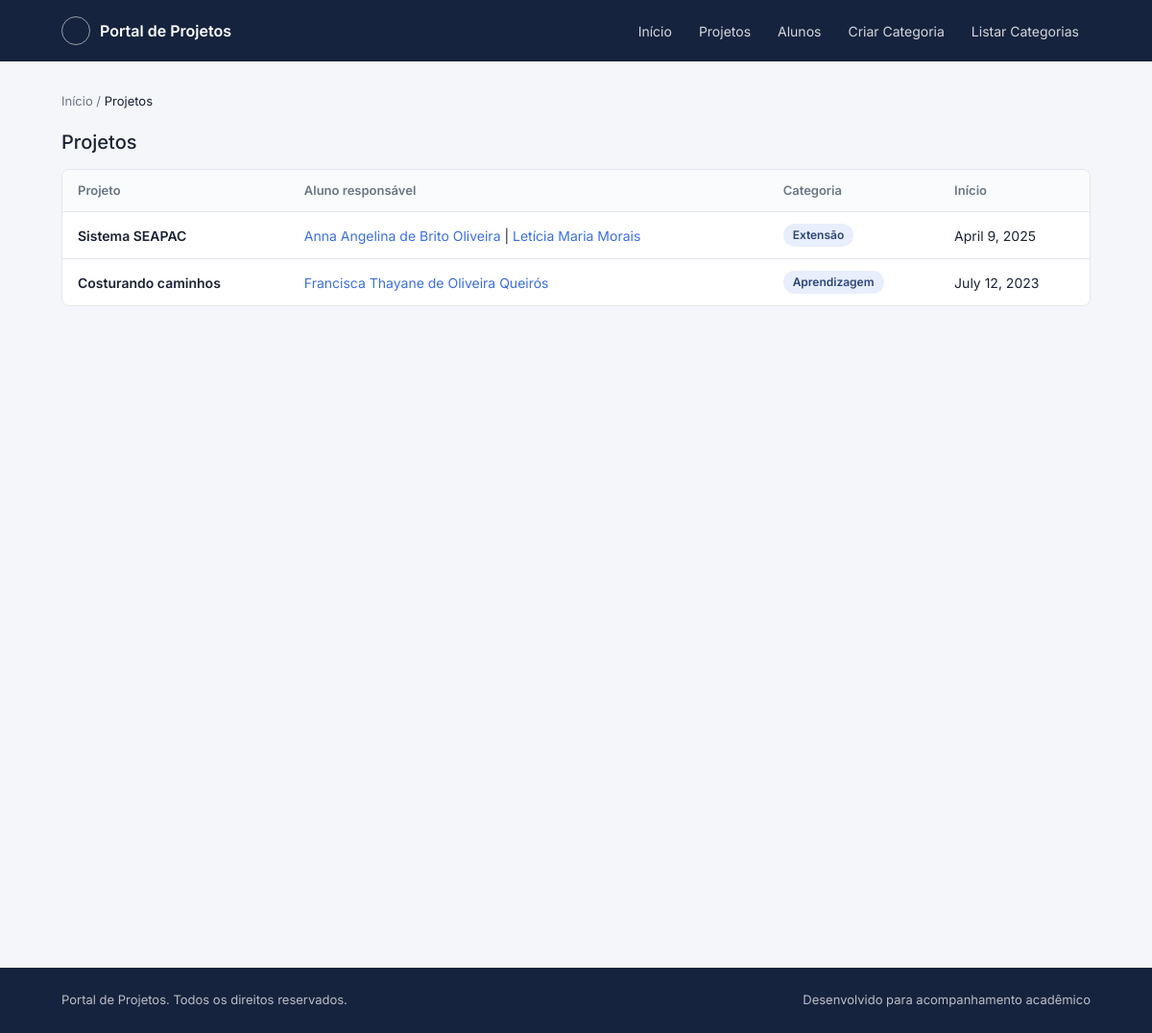
Before: /extensao/projetos_lista/ with the older database file.
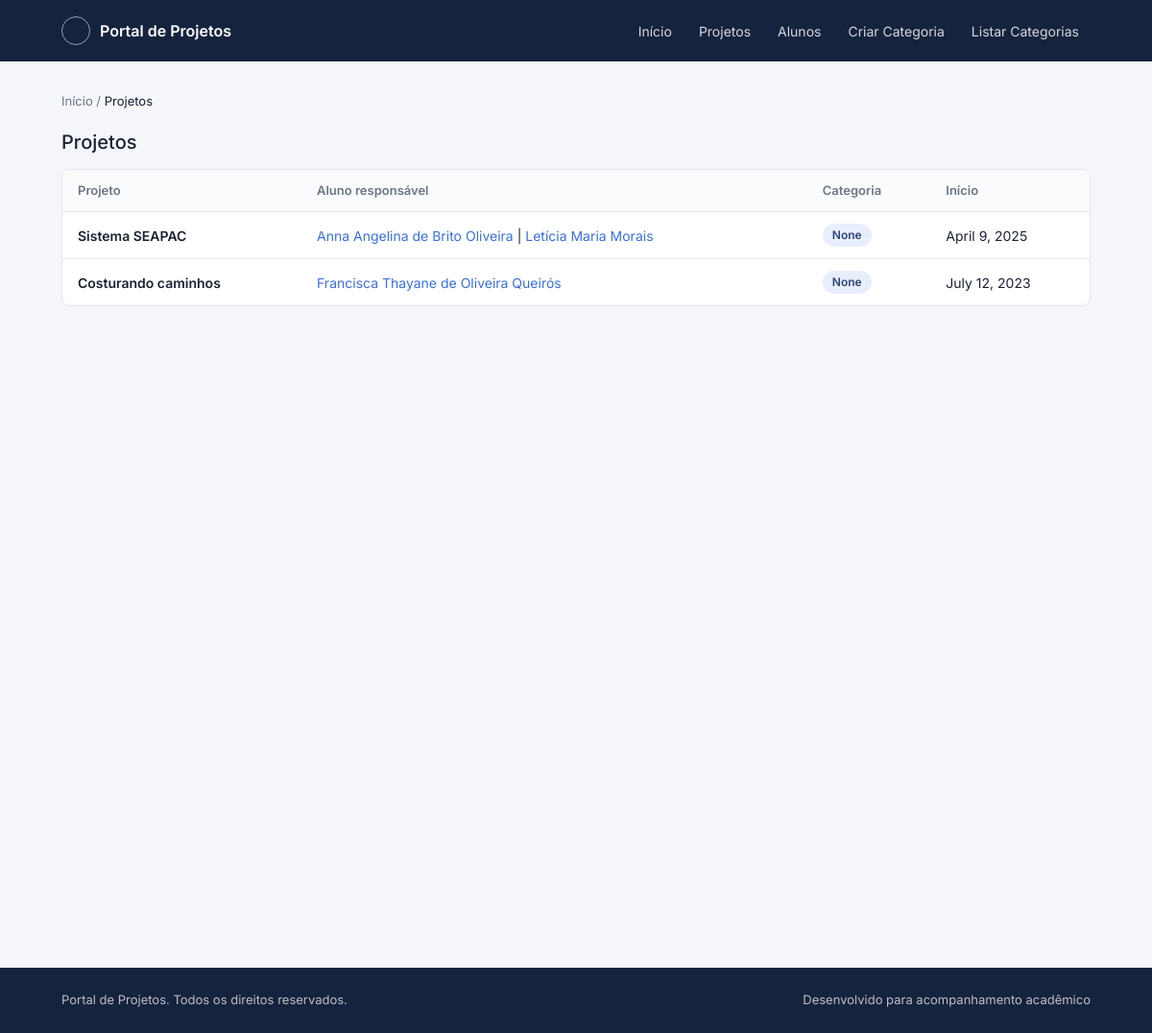
After: the same page with the newer database file.
### extensao/models.py (models this page shows, shortened)
class Projeto(models.Model):
    titulo = models.CharField(max_length=150)
    descricao = models.TextField()
    data_inicio = models.DateField()
    categoria = models.ForeignKey(Categoria, on_delete=models.PROTECT, related_name='projeto', null=True, blank=True)
    equipe = models.ManyToManyField(Aluno, related_name='projeto')

class Aluno(models.Model):
    nome = models.CharField(max_length=100)
    matricula = models.CharField(max_length=14)

class Categoria(models.Model):
    nome = models.CharField(max_length=50)
    def __str__(self):
        return self.nome

### extensao/views.py (the view)
# urls.py: path('projetos_lista/', projetos_lista, name='projetos_lista'),
def projetos_lista(request):
    projetos = Projeto.objects.all()
    return render(request, 'extensao/lista_projetos.html', {'projetos': projetos})

### extensao/templates/extensao/lista_projetos.html (shortened to what this page needs)
{% extends "base.html" %}
{% load static %}
{% block conteudo %}
<div class="pagina">
    <nav class="migalhas" aria-label="Trilha de navegação">
    <a href="{% url 'home' %}">Início</a> / <span aria-current="page">Projetos</span>
    </nav>
    <div class="secao__cabecalho">
    <h2>Projetos</h2>
    </div>
    <div class="tabela-wrap">
    <table class="lista">
        <thead>
            <tr>
                <th>Projeto</th>
                <th>Aluno responsável</th>
                <th>Categoria</th>
                <th>Início</th>
            </tr>
        </thead>
        {% if projetos %}
            <tbody>
                {% for projeto in projetos %}
                    <tr>
                        <td><a class="link-linha" href="{% url 'detalhes_projeto' projeto.id %}">{{ projeto.titulo }}</a></td>
                            <td>
                                {% for p in projeto.equipe.all %}
                                    {% if forloop.last %}
                                        <a href="{% url 'aluno_detalhes' p.id %}">{{ p.nome }}</a>
                                    {% else %}
                                        <a href="{% url 'aluno_detalhes' p.id %}">{{ p.nome }}</a> |
                                    {% endif %}
                                {% endfor %}
                            </td>
                        <td>
                            <span class="situacao situacao--andamento">{{ projeto.categoria }}</span>
                        </td>
                        <td>{{ projeto.data_inicio }}</td>
                    </tr>
                {% endfor %}
            </tbody>
        {% else %}
            <h3>Não há projetos cadastrados</h3>
        {% endif %}
    </table>
    </div>
</div>
{% endblock %}

### templates/base.html (shortened to what this page needs)
{% load static %}
<!DOCTYPE html>
<html lang="pt-br">
<head>
  <link rel="stylesheet" href="https://cdn.jsdelivr.net/npm/bootstrap@4.0.0/dist/css/bootstrap.min.css">
  <link rel="stylesheet" href="{% static 'css/style.css' %}">
</head>
<body>
  <div class="pagina">
    <header class="cabecalho">
      <div class="cabecalho__barra">
        <a class="marca" href="{% url 'home' %}">
          <span class="marca__selo" aria-hidden="true"></span>
          Portal de Projetos
        </a>
        <nav class="nav-principal" aria-label="Navegação principal">
          <a href="{% url 'home' %}">Início</a>
          <a href="{% url 'projetos_lista' %}">Projetos</a>
          <a href="{% url 'alunos_lista' %}" >Alunos</a>
          <a href="{% url 'criar_categoria' %}" >Criar Categoria</a>
          <a href="{% url 'listar_categorias' %}" >Listar Categorias</a>
        </nav>
      </div>
    </header>
    <main id="conteudo-principal" class="conteudo">
      {% block conteudo %}
      {% endblock %}
    </main>
    <footer class="rodape">
      <div class="rodape__barra">
        <span>Portal de Projetos. Todos os direitos reservados.</span>
        <span>Desenvolvido para acompanhamento acadêmico</span>
      </div>
    </footer>
  </div>
</body>
</html>

### static/css/style.css (style rules this page uses)
:root { --azul-900: #16233e; --azul-800: #1f3357; --azul-700: #2c4577; --azul-500: #3b6fe0; --azul-100: #e8eefc; --fundo: #f4f6f9; --cartao: #ffffff; --borda: #e2e6ed; --texto: #1a2233; --texto-muted: #6b7684; --sucesso: #2f9e63; --sucesso-fundo: #e6f6ee; --alerta: #c96a1f; --alerta-fundo: #fbeee1; --pendente: #6b7684; --pendente-fundo: #eef0f3; --raio: 8px; --sombra: 0 1px 3px rgba(22, 35, 62, 0.08); --fonte: "Inter", -apple-system, BlinkMacSystemFont, "Segoe UI", sans-serif; }
* { box-sizing: border-box; }
html, body { margin: 0; padding: 0; }
body { font-family: var(--fonte); background: var(--fundo); color: var(--texto); line-height: 1.5; -webkit-font-smoothing: antialiased; }
a { color: var(--azul-500); text-decoration: none; }
.pagina { min-height: 100vh; display: flex; flex-direction: column; }
.conteudo { flex: 1; width: 100%; max-width: 1120px; margin: 0 auto; padding: 32px 24px 64px; }
.cabecalho { background: var(--azul-900); color: #fff; }
.cabecalho__barra { max-width: 1120px; margin: 0 auto; padding: 0 24px; height: 64px; display: flex; align-items: center; justify-content: space-between; gap: 24px; }
.marca { display: flex; align-items: center; gap: 10px; color: #fff; font-weight: 600; font-size: 16px; white-space: nowrap; }
.marca__selo { width: 30px; height: 30px; border-radius: 50%; border: 1.5px solid rgba(255, 255, 255, 0.55); display: flex; align-items: center; justify-content: center; font-size: 13px; flex-shrink: 0; }
.nav-principal { display: flex; gap: 4px; flex-wrap: wrap; }
.nav-principal a { color: rgba(255, 255, 255, 0.82); font-size: 14px; padding: 8px 12px; border-radius: 6px; }
.rodape { background: var(--azul-900); color: rgba(255, 255, 255, 0.7); margin-top: 48px; }
.rodape__barra { max-width: 1120px; margin: 0 auto; padding: 24px; display: flex; justify-content: space-between; align-items: center; flex-wrap: wrap; gap: 12px; font-size: 13px; }
.migalhas { font-size: 13px; color: var(--texto-muted); margin-bottom: 20px; }
.migalhas a { color: var(--texto-muted); }
.migalhas span[aria-current] { color: var(--texto); }
.secao__cabecalho { display: flex; align-items: baseline; justify-content: space-between; margin-bottom: 16px; gap: 12px; flex-wrap: wrap; }
.secao__cabecalho h2 { font-size: 20px; margin: 0; }
.tabela-wrap { background: var(--cartao); border: 1px solid var(--borda); border-radius: var(--raio); overflow: hidden; }
table.lista { width: 100%; border-collapse: collapse; font-size: 14px; }
table.lista th, table.lista td { text-align: left; padding: 12px 16px; border-bottom: 1px solid var(--borda); }
table.lista th { color: var(--texto-muted); font-weight: 600; font-size: 13px; background: #fafbfc; }
table.lista tbody tr:last-child td { border-bottom: none; }
.link-linha { color: var(--texto); font-weight: 600; }
.situacao { display: inline-flex; align-items: center; gap: 6px; font-size: 12px; font-weight: 600; padding: 3px 10px; border-radius: 999px; }
.situacao--andamento { background: var(--azul-100); color: var(--azul-700); }

Changed rows visible on the page:
changed Projeto "Sistema SEAPAC": categoria "Extensão" → "None"
changed Projeto "Costurando caminhos": categoria "Aprendizagem" → "None"
